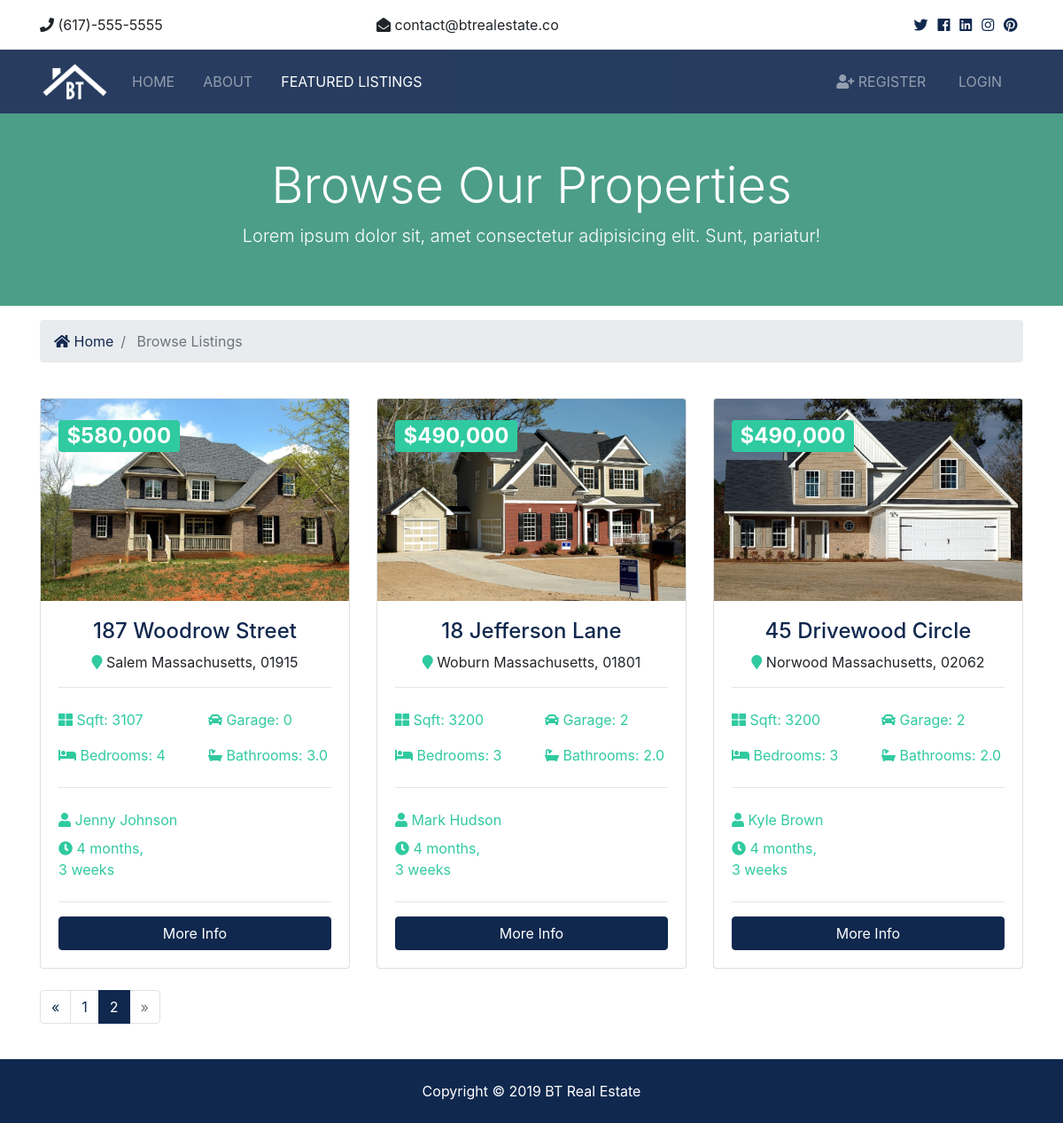
The app's page /listings/?page=2 with its own data.
### listings/models.py (models this page shows, shortened)
class Listing(models.Model):
    realtor = models.ForeignKey(Realtor, on_delete=models.DO_NOTHING)
    title = models.CharField(max_length=200)
    address = models.CharField(max_length=200)
    city = models.CharField(max_length=100)
    state = models.CharField(max_length=100)
    zipcode = models.CharField(max_length=20)
    description = models.TextField(blank=True)
    price = models.IntegerField()
    bedrooms = models.IntegerField()
    bathrooms = models.DecimalField(max_digits=2, decimal_places=1)
    garage = models.IntegerField(default=0)
    sqft = models.IntegerField()
    lot_size = models.DecimalField(max_digits=5, decimal_places=1)
    photo_main = models.ImageField(upload_to='photos/%Y/%m/%d/')
    photo_1 = models.ImageField(upload_to='photos/%Y/%m/%d/', blank=True)
    photo_2 = models.ImageField(upload_to='photos/%Y/%m/%d/', blank=True)
    photo_3 = models.ImageField(upload_to='photos/%Y/%m/%d/', blank=True)
    photo_4 = models.ImageField(upload_to='photos/%Y/%m/%d/', blank=True)
    photo_5 = models.ImageField(upload_to='photos/%Y/%m/%d/', blank=True)
    photo_6 = models.ImageField(upload_to='photos/%Y/%m/%d/', blank=True)
    is_published = models.BooleanField(default=True)
    list_date = models.DateTimeField(default=datetime.now, blank=True)

### realtors/models.py (models this page shows)
class Realtor(models.Model):
    name = models.CharField(max_length=200)
    photo = models.ImageField(upload_to='photos/%Y/%m/%d/')
    description = models.TextField(blank=True)
    phone = models.CharField(max_length=20)
    email = models.CharField(max_length=50)
    is_mvp = models.BooleanField(default=False)
    hire_date = models.DateTimeField(default=datetime.now, blank=True)
    def __str__(self):
        return self.name

### listings/views.py (the view)
# urls.py: path('', views.index, name='listings'),
def index(request):
    listings = Listing.objects.order_by('-list_date').filter(is_published=True)
    paginator = Paginator(listings, 3)
    page = request.GET.get('page')
    paged_listings = paginator.get_page(page)
    context = {
        'listings': paged_listings
    }
    return render(request, 'listings/listings.html', context)

### templates/listings/listings.html (shortened to what this page needs)
{% extends 'base.html' %}
{% load humanize %}
{% block content %}
<section id="showcase-inner" class="py-5 text-white">
    <div class="container">
        <div class="row text-center">
            <div class="col-md-12">
                <h1 class="display-4">Browse Our Properties</h1>
                <p class="lead">Lorem ipsum dolor sit, amet consectetur adipisicing elit. Sunt, pariatur!</p>
            </div>
        </div>
    </div>
</section>
<section id="bc" class="mt-3">
    <div class="container">
        <nav aria-label="breadcrumb">
            <ol class="breadcrumb">
                <li class="breadcrumb-item">
                    <a href="{% url 'index' %}">
                        <i class="fas fa-home"></i> Home</a>
                </li>
                <li class="breadcrumb-item active"> Browse Listings</li>
            </ol>
        </nav>
    </div>
</section>
<section id="listings" class="py-4">
    <div class="container">
        <div class="row">
            {% if listings %}
            {% for listing in listings %}
            <div class="col-md-6 col-lg-4 mb-4">
                <div class="card listing-preview">
                    <img class="card-img-top" src="{{listing.photo_main.url}}" alt="">
                    <div class="card-img-overlay">
                        <h2>
                            <span class="badge badge-secondary text-white">${{ listing.price | intcomma }}</span>
                        </h2>
                    </div>
                    <div class="card-body">
                        <div class="listing-heading text-center">
                            <h4 class="text-primary">{{ listing.title }}</h4>
                            <p>
                                <i class="fas fa-map-marker text-secondary"></i> {{ listing.city }} {{ listing.state }},
                                {{ listing.zipcode }}</p>
                        </div>
                        <hr>
                        <div class="row py-2 text-secondary">
                            <div class="col-6">
                                <i class="fas fa-th-large"></i> Sqft: {{ listing.sqft }}</div>
                            <div class="col-6">
                                <i class="fas fa-car"></i> Garage: {{listing.garage}}</div>
                        </div>
                        <div class="row py-2 text-secondary">
                            <div class="col-6">
                                <i class="fas fa-bed"></i> Bedrooms: {{listing.bedrooms}}</div>
                            <div class="col-6">
                                <i class="fas fa-bath"></i> Bathrooms: {{listing.bathrooms}}</div>
                        </div>
                        <hr>
                        <div class="row py-2 text-secondary">
                            <div class="col-12">
                                <i class="fas fa-user"></i> {{ listing.realtor }}</div>
                        </div>
                        <div class="row text-secondary pb-2">
                            <div class="col-6">
                                <i class="fas fa-clock"></i> {{ listing.list_date | timesince }}</div>
                        </div>
                        <hr>
                        <a href="{% url 'listing' listing.id %}" class="btn btn-primary btn-block">More Info</a>
                    </div>
                </div>
            </div>
            {% endfor %}
            {% else %}
            <div class="col-md-12">
                <p>No Listings Available</p>
            </div>
            {% endif %}
        </div>
        <div class="row">
            <div class="col-md-12">
                {% if listings.has_other_pages %}
                <ul class="pagination">
                    {% if listings.has_previous %}
                    <li class="page-item">
                        <a class="page-link" href="?page={{listings.previous_page_number}}">&laquo;</a>
                    </li>
                    {% else %}
                    <li class="page-item disabled">
                        <a class="page-link">&laquo;</a>
                    </li>
                    {% endif %}
                    {% for i in listings.paginator.page_range %}
                    {% if listings.number == i %}
                    <li class="page-item active">
                        <a class="page-link">{{i}}</a>
                    </li>
                    {% else %}
                    <li class="page-item">
                        <a class="page-link" href="?page={{i}}">{{i}}</a>
                    </li>
                    {% endif %}
                    {% endfor %}
                    {% if listings.has_next %}
                    <li class="page-item">
                        <a class="page-link" href="?page={{listings.next_page_number}}">&raquo;</a>
                    </li>
                    {% else %}
                    <li class="page-item disabled">
                        <a class="page-link">&raquo;</a>
                    </li>
                    {% endif %}
                </ul>
                {% endif %}
            </div>
        </div>
    </div>
</section>
{% endblock %}

### btre/static/css/all.css (style rules this page uses)
.fa, .fas, .far, .fal, .fab { -moz-osx-font-smoothing: grayscale; -webkit-font-smoothing: antialiased; display: inline-block; font-style: normal; font-variant: normal; text-rendering: auto; line-height: 1; }
.fa-bath:before { content: "\f2cd"; }
.fa-bed:before { content: "\f236"; }
.fa-car:before { content: "\f1b9"; }
.fa-clock:before { content: "\f017"; }
.fa-home:before { content: "\f015"; }
.fa-map-marker:before { content: "\f041"; }
.fa-th-large:before { content: "\f009"; }
.fa-user:before { content: "\f007"; }
.fa, .fas { font-family: 'Font Awesome 5 Free'; font-weight: 900; }

### btre/static/css/style.css (style rules this page uses)
img { width: 100%; }
#showcase-inner { background: url(../img/building.jpg) no-repeat top center fixed/cover; position: relative; overflow: hidden; min-height: 200px; }
#showcase-inner::before { content: ''; position: absolute; top: 0; left: 0; min-height: 100%; width: 100%; background: rgba(32, 134, 107, 0.8); }
.listing-preview a { position: relative; }

### records on screen
Listing: photo_main (picture), price "580,000", title "187 Woodrow Street", city "Salem", state "Massachusetts", zipcode "01915", sqft "3107", garage "0", bedrooms "4", bathrooms "3.0", realtor "Jenny Johnson", list_date "4 months, 3 weeks"
Listing: photo_main (picture), price "490,000", title "18 Jefferson Lane", city "Woburn", state "Massachusetts", zipcode "01801", sqft "3200", garage "2", bedrooms "3", bathrooms "2.0", realtor "Mark Hudson", list_date "4 months, 3 weeks"
Listing: photo_main (picture), price "490,000", title "45 Drivewood Circle", city "Norwood", state "Massachusetts", zipcode "02062", sqft "3200", garage "2", bedrooms "3", bathrooms "2.0", realtor "Kyle Brown", list_date "4 months, 3 weeks"

### other values on screen
{{ i }} "1"
{{ i }} "2"
